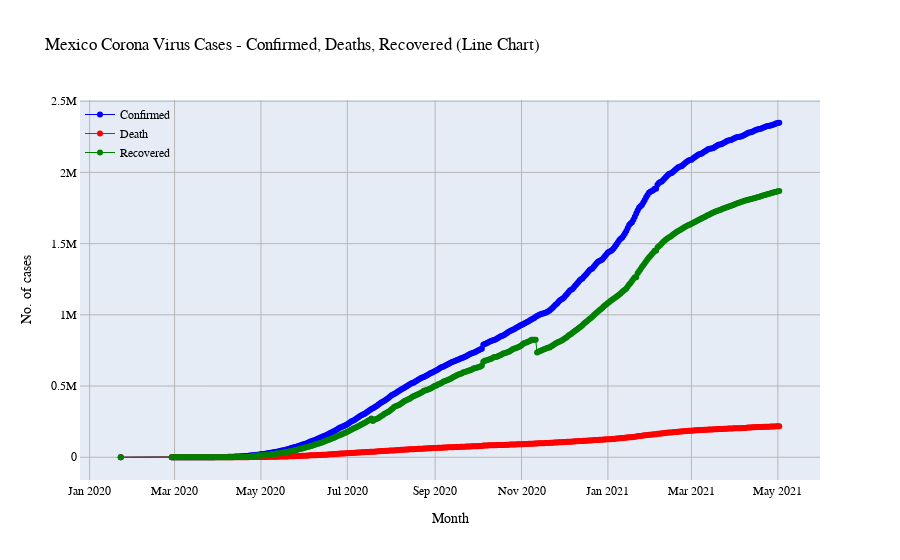
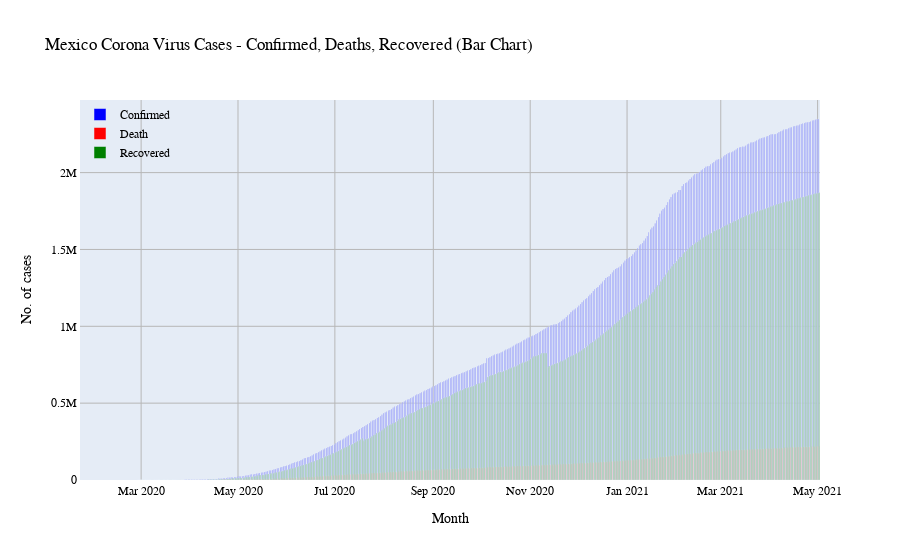

Write notebook code for charts like these, in order.
### Code cell
# Confirmados, muertos y recuperados México
plot_country_line(mexico_confirmed, mexico_death, mexico_recoverd, 'Mexico')
plot_country_bar(mexico_confirmed, mexico_death, mexico_recoverd, 'Mexico')

### Figure 1 — Plotly figure (JSON) as saved in the notebook; plotly's stock layout.template omitted (floating-point values rounded to 4 significant figures; data arrays with more than 128 entries replaced by an {"elided": "..."} marker saying what was removed)
{"data": [{"line": {"color": "blue", "width": 1}, "mode": "lines+markers", "name": "Confirmed", "type": "scatter", "x": {"elided": "431 str values"}, "y": {"elided": "431 int values"}}, {"line": {"color": "red", "width": 1}, "mode": "lines+markers", "name": "Death", "type": "scatter", "x": {"elided": "431 str values"}, "y": {"elided": "431 int values"}}, {"line": {"color": "green", "width": 1}, "mode": "lines+markers", "name": "Recovered", "type": "scatter", "x": {"elided": "431 str values"}, "y": {"elided": "431 int values"}}], "layout": {"font": {"color": "rgb(0,0,0)", "family": "Courier New, monospace", "size": 12}, "legend": {"bgcolor": "rgba(255, 255, 255, 0)", "bordercolor": "rgba(255, 255, 255, 0)", "x": 0, "y": 1}, "title": {"text": "Mexico Corona Virus Cases - Confirmed, Deaths, Recovered (Line Chart)"}, "xaxis": {"gridcolor": "rgb(183,183,183)", "showline": true, "title": {"text": "Month"}, "zeroline": false}, "yaxis": {"gridcolor": "rgb(183,183,183)", "showline": true, "title": {"text": "No. of cases"}, "zeroline": false}}}

### Figure 2 — Plotly figure (JSON) as saved in the notebook; plotly's stock layout.template omitted (floating-point values rounded to 4 significant figures; data arrays with more than 128 entries replaced by an {"elided": "..."} marker saying what was removed)
{"data": [{"marker": {"color": "blue"}, "name": "Confirmed", "type": "bar", "x": {"elided": "431 str values"}, "y": {"elided": "431 int values"}}, {"marker": {"color": "red"}, "name": "Death", "type": "bar", "x": {"elided": "431 str values"}, "y": {"elided": "431 int values"}}, {"marker": {"color": "green"}, "name": "Recovered", "type": "bar", "x": {"elided": "431 str values"}, "y": {"elided": "431 int values"}}], "layout": {"bargap": 0, "bargroupgap": 0, "barmode": "group", "font": {"color": "rgb(0,0,0)", "family": "Courier New, monospace", "size": 12}, "legend": {"bgcolor": "rgba(255, 255, 255, 0)", "bordercolor": "rgba(255, 255, 255, 0)", "x": 0, "y": 1}, "title": {"text": "Mexico Corona Virus Cases - Confirmed, Deaths, Recovered (Bar Chart)"}, "xaxis": {"gridcolor": "rgb(183,183,183)", "showline": true, "title": {"text": "Month"}, "zeroline": false}, "yaxis": {"gridcolor": "rgb(183,183,183)", "showline": true, "title": {"text": "No. of cases"}, "zeroline": false}}}
